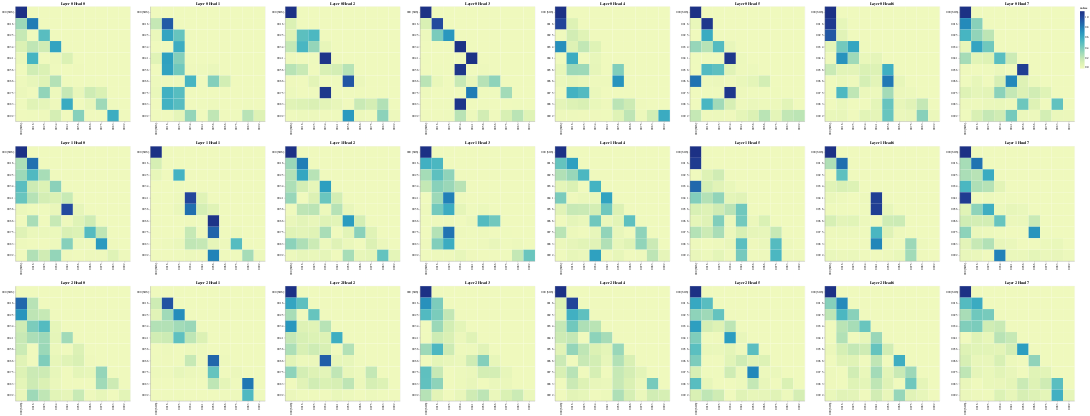

Notebook cell for this chart:
### Code cell
# Display attention maps for decoder self-attention
get_all_attention_maps("decoder", layers, heads, decoder_input_tokens, decoder_input_tokens, min(20, sentence_len))
